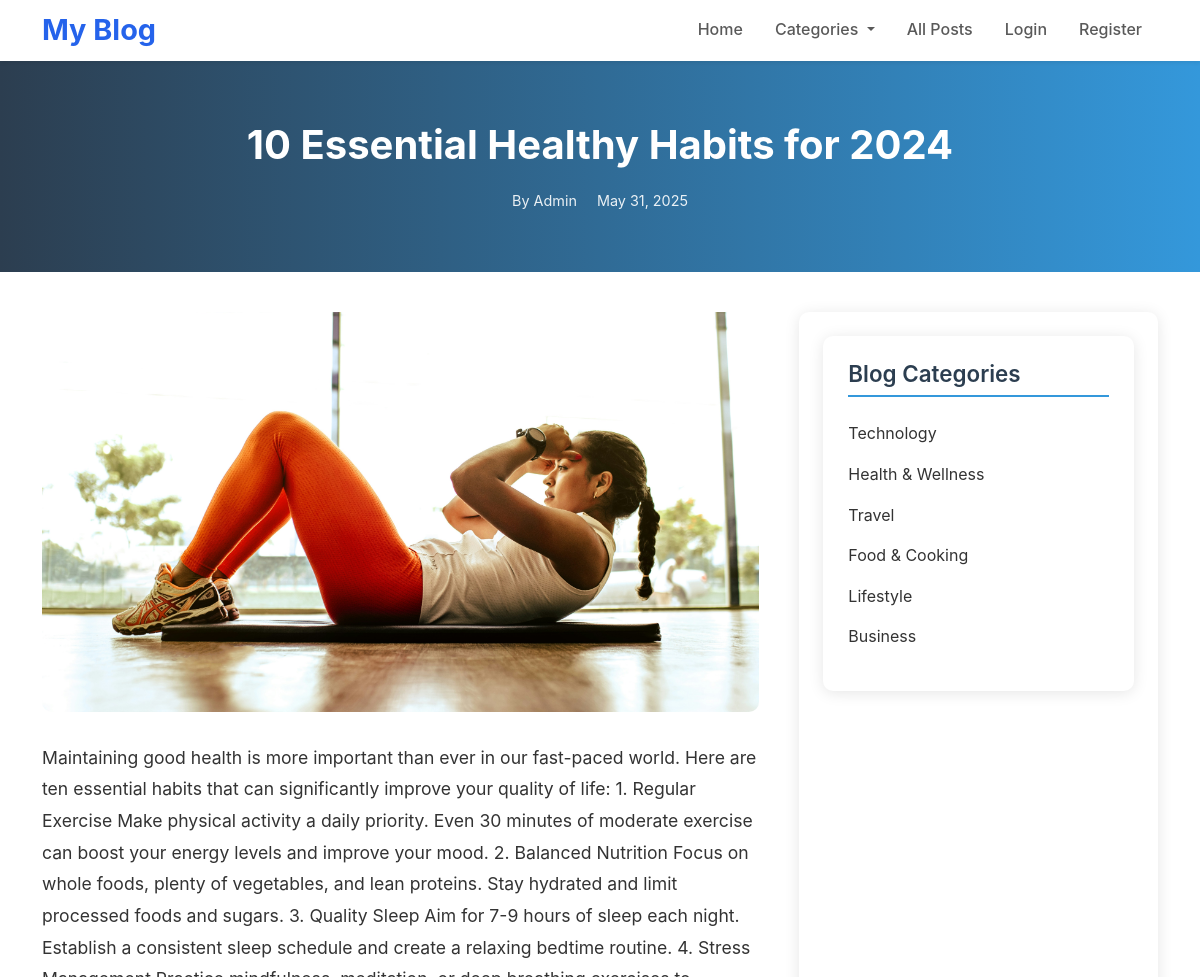
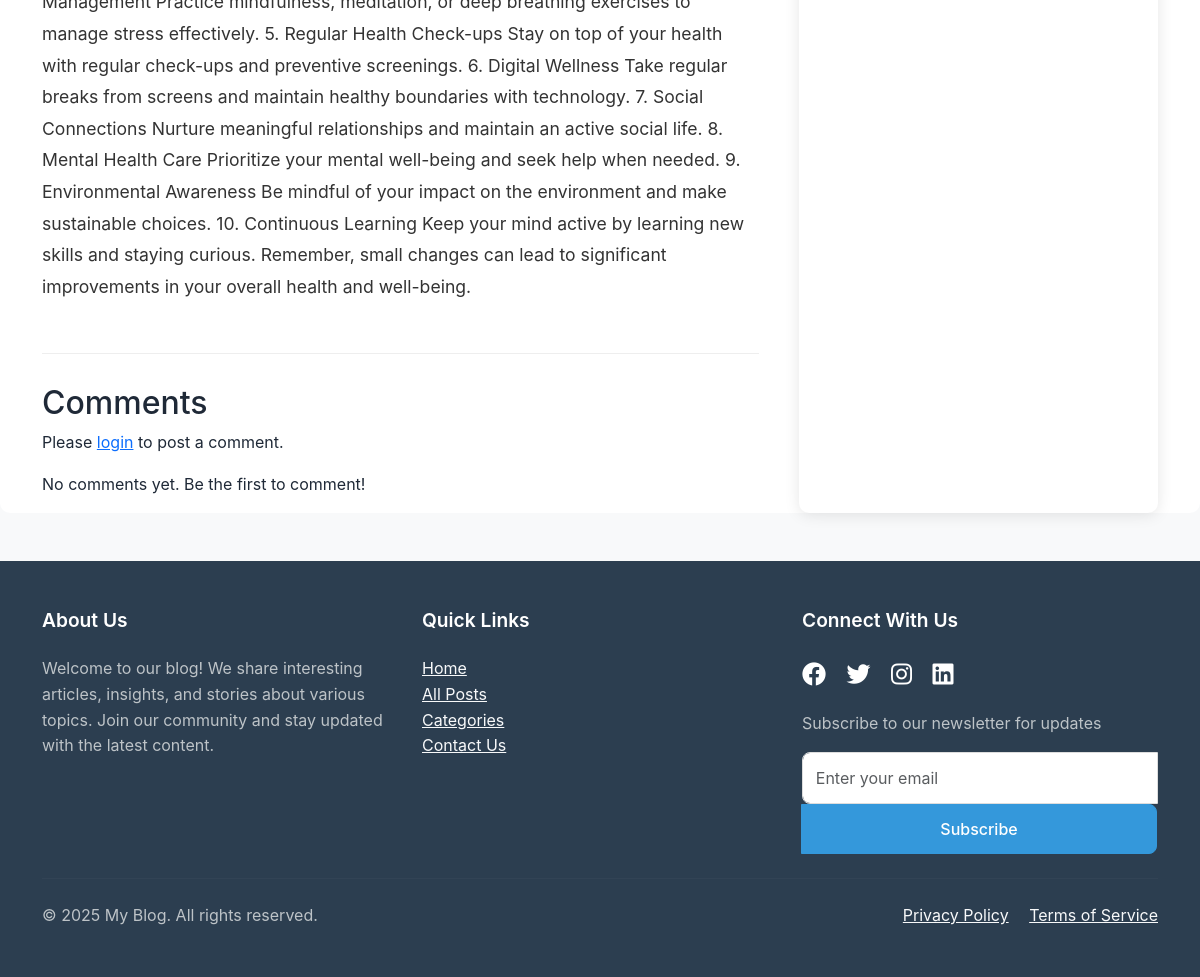
/blog.php?id=2, run on the app's committed database (2 pictures, top to bottom).
### tables this page shows
CREATE TABLE IF NOT EXISTS `tbl_blog` (
  `id` int NOT NULL AUTO_INCREMENT,
  `title` varchar(255) NOT NULL,
  `meta_title` varchar(255) DEFAULT NULL,
  `short_desc` text,
  `long_desc` longtext,
  `image` varchar(255) DEFAULT NULL,
  `category_id` int DEFAULT NULL,
  `user_id` int DEFAULT NULL,
  `status` tinyint(1) DEFAULT '1',
  `created_at` timestamp NULL DEFAULT CURRENT_TIMESTAMP,
  `updated_at` timestamp NULL DEFAULT CURRENT_TIMESTAMP ON UPDATE CURRENT_TIMESTAMP,
  PRIMARY KEY (`id`),
  KEY `category_id` (`category_id`),
  KEY `user_id` (`user_id`)
);

CREATE TABLE IF NOT EXISTS `tbl_user` (
  `id` int NOT NULL AUTO_INCREMENT,
  `name` varchar(100) NOT NULL,
  `email` varchar(100) NOT NULL,
  `password` varchar(255) NOT NULL,
  `phone_no` varchar(20) DEFAULT NULL,
  `profile_photo` varchar(255) DEFAULT NULL,
  `role` enum('user','admin') DEFAULT 'user',
  `status` tinyint(1) DEFAULT '1',
  `created_at` timestamp NULL DEFAULT CURRENT_TIMESTAMP,
  `updated_at` timestamp NULL DEFAULT CURRENT_TIMESTAMP ON UPDATE CURRENT_TIMESTAMP,
  PRIMARY KEY (`id`),
  UNIQUE KEY `email` (`email`)
);

CREATE TABLE IF NOT EXISTS `tbl_blog_category` (
  `id` int NOT NULL AUTO_INCREMENT,
  `name` varchar(100) NOT NULL,
  `image` varchar(255) DEFAULT NULL,
  `created_at` timestamp NULL DEFAULT CURRENT_TIMESTAMP,
  `updated_at` timestamp NULL DEFAULT CURRENT_TIMESTAMP ON UPDATE CURRENT_TIMESTAMP,
  PRIMARY KEY (`id`)
);

### function/Database.php (called while the page is built, shortened)
<?php
class Database {
    private $host = "localhost";
    private $db = "blog_db";
    private $user = "root";
    private $pass = "";
    public $conn;
    public function connect() {
        try {
            if ($this->conn === null) {
                $this->conn = new PDO("mysql:host=$this->host;dbname=$this->db", $this->user, $this->pass);
                $this->conn->setAttribute(PDO::ATTR_ERRMODE, PDO::ERRMODE_EXCEPTION);
            }
            return $this->conn;
        } catch(PDOException $e) {
            error_log("Connection failed: " . $e->getMessage());
            throw $e;
        }
    }
}
?>

### function/CrudTrait.php (called while the page is built, shortened)
<?php
trait CrudTrait {
    public function setTable($tableName) {
        $this->table = $tableName;
    }
}
?>

### function/BaseManager.php (called while the page is built, shortened)
<?php
require_once 'Database.php';
require_once 'CrudTrait.php';
class BaseManager {
    public function __construct($tableName) {
        $this->db = (new Database())->connect();
    }
    public function getOne(array $conditions)
    {
        $sql = "SELECT * FROM {$this->table} WHERE ";
        $fields = [];
        $values = [];
        foreach ($conditions as $key => $value) {
            $fields[] = "$key = ?";
            $values[] = $value;
        }
        $sql .= implode(' AND ', $fields);
        $stmt = $this->db->prepare($sql);
        $stmt->execute($values);
        $result = $stmt->fetch(PDO::FETCH_ASSOC);
        return $result;
    }
    public function getRecordById($id) {
        $result = $this->getOne(['id' => $id]);
        return $result;
    }
    public function getAllRecord() {
        $table = preg_replace('/[^a-zA-Z0-9_]/', '', $this->table);
        $query = $this->db->prepare("SELECT * FROM `$table`");
        $query->execute();
        $result = $query->fetchAll(PDO::FETCH_ASSOC);
        return $result;
    }
}
?>

### blog.php (the view, shortened to what this page needs)
<?php
require_once 'function/BaseManager.php';
$blog_id = isset($_GET['id']) ? (int)$_GET['id'] : 0;
$blogTable = new BaseManager('tbl_blog');
$blog = $blogTable->getRecordById($blog_id);
$categoryTable = new BaseManager('tbl_blog_category');
$category = $categoryTable->getRecordById($blog['category_id']);
$allCategories = $categoryTable->getAllRecord();
$author = null;
if ($blog['user_id']) {
    $userTable = new BaseManager('tbl_user');
    $author = $userTable->getRecordById($blog['user_id']);
}
$commentTable = new BaseManager('tbl_comments');
$comments = $commentTable->getRecordsByField('blog_id', $blog_id, 'created_at DESC');
?>
<!DOCTYPE html>
<html lang="en">
<head>
  <?php include 'head.php'; ?>
  <link rel="stylesheet" href="assets/css/blog.css">
</head>
<body class="bg-light">
<?php include 'header.php' ?>
<div class="blog-header">
  <div class="container">
    <h1><?php echo htmlspecialchars($blog['title']); ?></h1>
    <div class="blog-meta">
      <?php if ($author && isset($author['name'])): ?>
        <span>By <?php echo htmlspecialchars($author['name']); ?></span>
      <?php endif; ?>
      <?php if (isset($blog['created_at'])): ?>
        <span><?php echo date('F j, Y', strtotime($blog['created_at'])); ?></span>
      <?php endif; ?>
    </div>
  </div>
</div>
<div class="container">
  <div class="blog-content">
    <main class="main-content">
      <?php if (isset($blog['image']) && !empty($blog['image'])): ?>
        <img src="<?php echo htmlspecialchars($blog['image']); ?>"
             alt="<?php echo htmlspecialchars($blog['title']); ?>"
             class="blog-image">
      <?php endif; ?>
      <article class="blog-text">
        <?php echo $blog['long_desc']; ?>
      </article>
      <section class="comments-section">
        <h2>Comments</h2>
        <?php if (isset($_SESSION['user_id'])): ?>
          <form class="comment-form" method="POST">
            <textarea name="comment" placeholder="Write your comment..." required></textarea>
            <button type="submit" name="submit_comment">Post Comment</button>
          </form>
        <?php else: ?>
          <p>Please <a href="login.php?redirect=<?php echo urlencode($_SERVER['REQUEST_URI']); ?>">login</a> to post a comment.</p>
        <?php endif; ?>
        <?php if (!empty($comments)): ?>
          <?php foreach ($comments as $comment):
            $commentAuthor = $userTable->getRecordById($comment['user_id']);
          ?>
            <div class="comment">
              <div class="comment-header">
                <span class="comment-author">
                  <?php echo htmlspecialchars($commentAuthor['name'] ?? 'Anonymous'); ?>
                </span>
                <span class="comment-date">
                  <?php echo date('F j, Y', strtotime($comment['created_at'])); ?>
                </span>
              </div>
              <div class="comment-text">
                <?php echo nl2br(htmlspecialchars($comment['comment'])); ?>
              </div>
            </div>
          <?php endforeach; ?>
        <?php else: ?>
          <p>No comments yet. Be the first to comment!</p>
        <?php endif; ?>
      </section>
    </main>
    <aside class="sidebar">
      <div class="sidebar-section">
        <h3>Blog Categories</h3>
        <ul class="category-list">
          <?php foreach ($allCategories as $cat): ?>
            <li>
              <a href="category.php?id=<?php echo $cat['id']; ?>">
                <?php echo htmlspecialchars($cat['name']); ?>
              </a>
            </li>
          <?php endforeach; ?>
        </ul>
      </div>
    </aside>
  </div>
</div>
<?php include 'footer.php' ?>
</body>
</html>

### assets/css/style.css (style rules this page uses)
:root { --primary-color: #2563eb; --secondary-color: #1e40af; --text-color: #1f2937; --light-bg: #f3f4f6; --white: #ffffff; --shadow: 0 4px 6px -1px rgb(0 0 0 / 0.1); }
body { font-family: 'Inter', -apple-system, BlinkMacSystemFont, 'Segoe UI', Roboto, sans-serif; color: var(--text-color); line-height: 1.6; }
.sidebar { background: #fff; border-radius: 10px; box-shadow: 0 2px 15px rgba(0, 0, 0, 0.1); padding: 1.5rem; }
.sidebar h3 { font-size: 1.4rem; font-weight: 600; color: #2c3e50; margin-bottom: 1.5rem; padding-bottom: 0.5rem; border-bottom: 2px solid #3498db; }
body { overflow-x: hidden; }

### assets/css/blog.css (style rules this page uses)
.blog-header { background: linear-gradient(to right, #2c3e50, #3498db); color: white; padding: 60px 0; margin-bottom: 40px; text-align: center; }
.blog-header h1 { font-size: 2.5rem; margin-bottom: 20px; font-weight: 700; }
.blog-meta { display: flex; justify-content: center; gap: 20px; font-size: 0.9rem; opacity: 0.9; }
.blog-content { display: grid; grid-template-columns: 2fr 1fr; gap: 40px; margin: 40px 0; }
.main-content { background: white; border-radius: 10px; }
.blog-image { width: 100%; height: 400px; object-fit: cover; border-radius: 10px; margin-bottom: 30px; }
.blog-text { line-height: 1.8; color: #333; font-size: 1.1rem; }
.comments-section { margin-top: 50px; padding-top: 30px; border-top: 1px solid #eee; }
.sidebar { position: sticky; top: 20px; }
.sidebar-section { background: white; padding: 25px; border-radius: 10px; box-shadow: 0 2px 15px rgba(0, 0, 0, 0.1); margin-bottom: 30px; }
.sidebar-section h3 { color: #2c3e50; margin-bottom: 20px; font-size: 1.3rem; }
.category-list { list-style: none; padding: 0; }
.category-list li { margin-bottom: 15px; }
.category-list a { display: flex; align-items: center; gap: 10px; color: #333; text-decoration: none; transition: color 0.3s ease; }

### data on the page
tbl_blog: title "10 Essential Healthy Habits for 2024", created_at "May 31, 2025", image (picture), long_desc "Maintaining good health is more important than ever in our fast-paced world. Here are ten essential habits that can significantly improve your quality of life: 1. Regular Exercise Make physical activity a daily priority. Even 30 minutes of moderate exercise can boost your energy levels and improve your mood. 2. Balanced Nutrition Focus on whole foods, plenty of vegetables, and lean proteins. Stay hydrated and limit processed foods and sugars. 3. Quality Sleep Aim for 7-9 hours of sleep each night. Establish a consistent sleep schedule and create a relaxing bedtime routine. 4. Stress Management Practice mindfulness, meditation, or deep breathing exercises to manage stress effectively. 5.…"
tbl_user: name "Admin"
tbl_blog_category: name "Technology"
tbl_blog_category: name "Health & Wellness"
tbl_blog_category: name "Travel"
tbl_blog_category: name "Food & Cooking"
tbl_blog_category: name "Lifestyle"
tbl_blog_category: name "Business"
